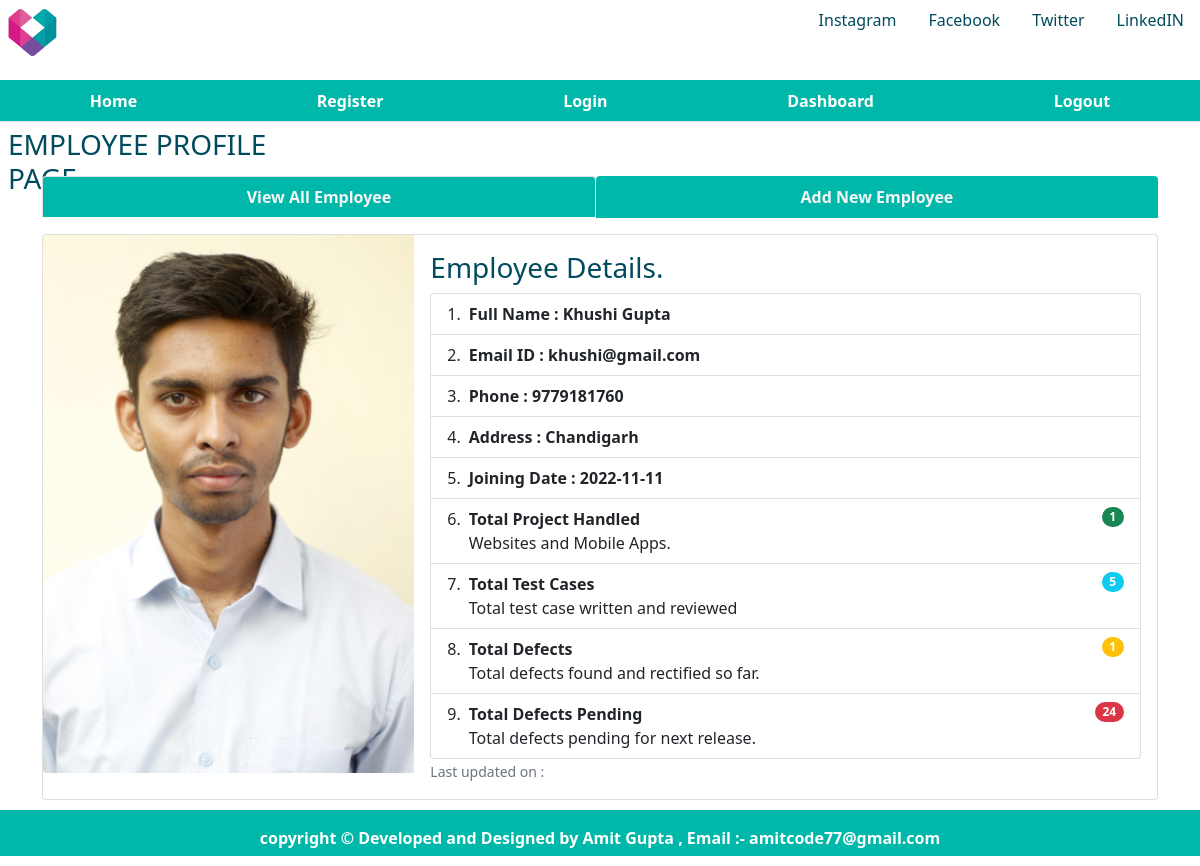
/singleemp/5, run on the app's committed database.
### database.py (models this page shows, shortened)
class emp(db.Model):
    empid = db.Column(db.Integer, primary_key=True, autoincrement=True)
    name = db.Column(db.String(50), unique=False, nullable=False)
    email = db.Column(db.String(20), unique=False, nullable=False)
    phone = db.Column(db.Integer, unique=False, nullable=False)
    address = db.Column(db.String(100), unique=False, nullable=False)
    joining_date = db.Column(db.Date, unique=False, nullable=False)
    total_projects = db.Column(db.Integer, unique=False, nullable=False)
    total_test_case = db.Column(db.Integer, unique=False, nullable=False)
    total_defect_found = db.Column(db.Integer, unique=False, nullable=False)
    total_defects_pending = db.Column(db.Integer, unique=False, nullable=False)

### app.py (the view)
@app.route('/singleemp/<int:empid>')
def singleemp(empid):
    user = get_current_user()
    emp_cur = emp.query.filter_by(empid=empid)
    single_emp = emp_cur.first()
    return render_template('singleemployeeprofile.html', user=user, single_emp=single_emp)

### app.py (called while the page is built)
@app.teardown_appcontext
def close_database(error):
    if hasattr(g, 'employeeapplication'):
        g.employeeapplication.close()

def get_current_user():
    user = None
    if 'user' in session:
        user = session['user']
        user_cur = users.query.filter_by(name=user)
        user = user_cur.first()
    return user

### templates/singleemployeeprofile.html (shortened to what this page needs)
{% extends 'layout.html' %}
{% block css %}
<link rel="stylesheet" href="{{ url_for('static',filename='singleemp.css') }}" type="text/css">
{% endblock %}
{% block body %}
<div class="child child4">
    <h3 class="m-2">EMPLOYEE PROFILE PAGE</h3>
</div>
<div class="child child5" style="color:rgb(0, 75, 93);">
</div>
<div class="child child6 container">
    <ul class="nav nav-tabs nav-fill mb-3">
        <li class="nav-item">
            <a class="nav-link active" aria-current="page" href="{{ url_for('dashboard') }}"
                style=" background-color: #00B8A9;; color:whitesmoke;"> <b>View All Employee </b></a>
        </li>
        <li class="nav-item">
            <a class="nav-link" style=" background-color: #00B8A9;; color:whitesmoke;"
                href="{{ url_for('addnewemp') }}"> <b>Add
                    New Employee </b></a>
        </li>
    </ul>
    <div class="centercontent">
        <div class="card">
            <div class="row g-0">
                <div class="col-md-4">
                    <img src="{{ url_for('static',filename='emp.jpg') }}" class="img-fluid rounded-start"
                        alt="employee image">
                </div>
                <div class="col-md-8">
                    <div class="card-body">
                        <h3 class="card-title">Employee Details.</h3>
                        {%if single_emp %}
                        <ul class="list-group list-group-numbered">
                            <li class="list-group-item d-flex justify-content-between align-items-start">
                                <div class="ms-2 me-auto">
                                    <div class="fw-bold">Full Name : {{single_emp['name']}}</div>
                                </div>
                            <li class="list-group-item d-flex justify-content-between align-items-start">
                                <div class="ms-2 me-auto">
                                    <div class="fw-bold">Email ID : {{single_emp['email']}}</div>
                                </div>
                            <li class="list-group-item d-flex justify-content-between align-items-start">
                                <div class="ms-2 me-auto">
                                    <div class="fw-bold">Phone : {{single_emp['phone']}}</div>
                                </div>
                            <li class="list-group-item d-flex justify-content-between align-items-start">
                                <div class="ms-2 me-auto">
                                    <div class="fw-bold">Address : {{single_emp['address']}}</div>
                                </div>
                            </li>
                            <li class="list-group-item d-flex justify-content-between align-items-start">
                                <div class="ms-2 me-auto">
                                    <div class="fw-bold">Joining Date : {{single_emp['joining_date']}}</div>
                                </div>
                            </li>
                            <li class="list-group-item d-flex justify-content-between align-items-start">
                                <div class="ms-2 me-auto">
                                    <div class="fw-bold">Total Project Handled</div>
                                    Websites and Mobile Apps.
                                </div>
                                <span class="badge bg-success rounded-pill">{{single_emp['total_projects']}}</span>
                            </li>
                            <li class="list-group-item d-flex justify-content-between align-items-start">
                                <div class="ms-2 me-auto">
                                    <div class="fw-bold">Total Test Cases</div>
                                    Total test case written and reviewed
                                </div>
                                <span class="badge bg-info rounded-pill">{{single_emp['total_test_case']}}</span>
                            </li>
                            <li class="list-group-item d-flex justify-content-between align-items-start">
                                <div class="ms-2 me-auto">
                                    <div class="fw-bold">Total Defects</div>
                                    Total defects found and rectified so far.
                                </div>
                                <span class="badge bg-warning rounded-pill">{{single_emp['total_defect_found']}}</span>
                            </li>
                            <li class="list-group-item d-flex justify-content-between align-items-start">
                                <div class="ms-2 me-auto">
                                    <div class="fw-bold">Total Defects Pending</div>
                                    Total defects pending for next release.
                                </div>
                                <span
                                    class="badge bg-danger rounded-pill">{{single_emp['total_defects_pending']}}</span>
                            </li>
                        </ul>
                        {% endif %}
                        <p class="card-text"><small class="text-muted">Last updated on : </small></p>
                    </div>
                </div>
            </div>
        </div>
    </div>
</div>
{% endblock %}

### static/singleemp.css (style rules this page uses)
html, body { height: 100%; background-color: white; color: rgb(0, 75, 93); }
.child { margin-bottom: 10px; }
.child4 { grid-column: 1/2; grid-row: 3/4; }
.child5 { grid-column: 4/5; grid-row: 3/4; text-align:center; }
.child6 { grid-column: 1/-1; grid-row: 4/5; }

### data on the page
emp: name "Khushi Gupta", email "khushi@gmail.com", phone "9779181760", address "Chandigarh", joining_date "2022-11-11", total_projects "1", total_test_case "5", total_defect_found "1", total_defects_pending "24"
